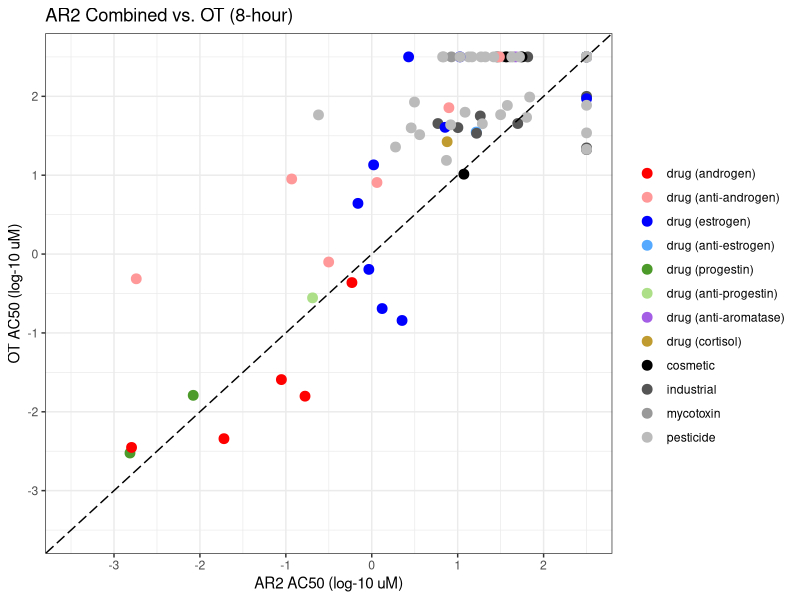
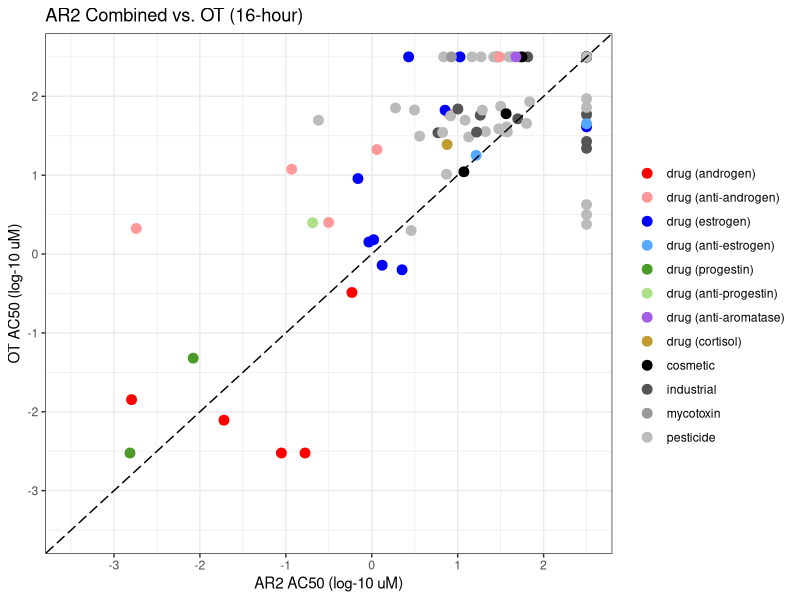
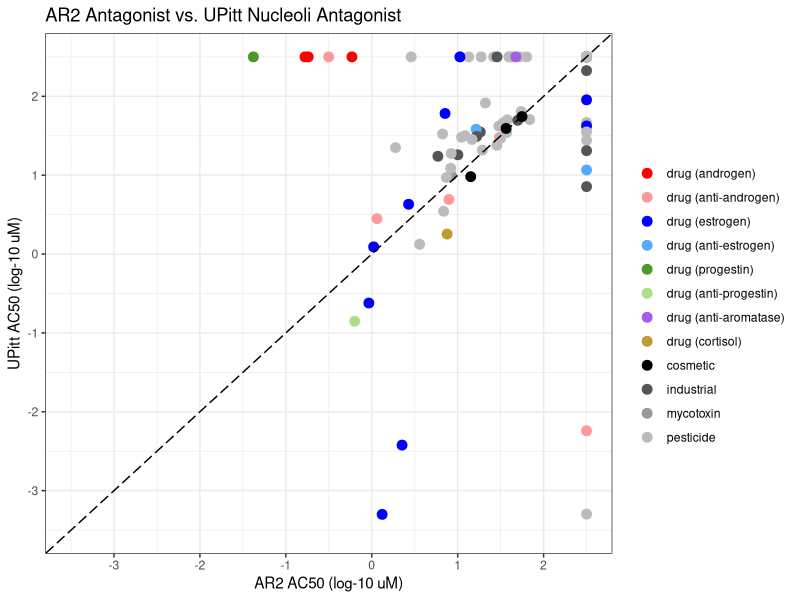
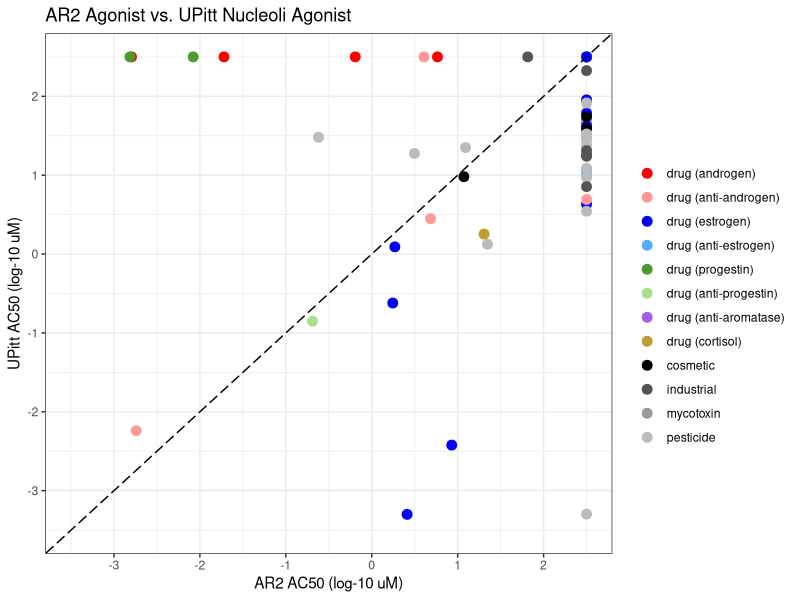
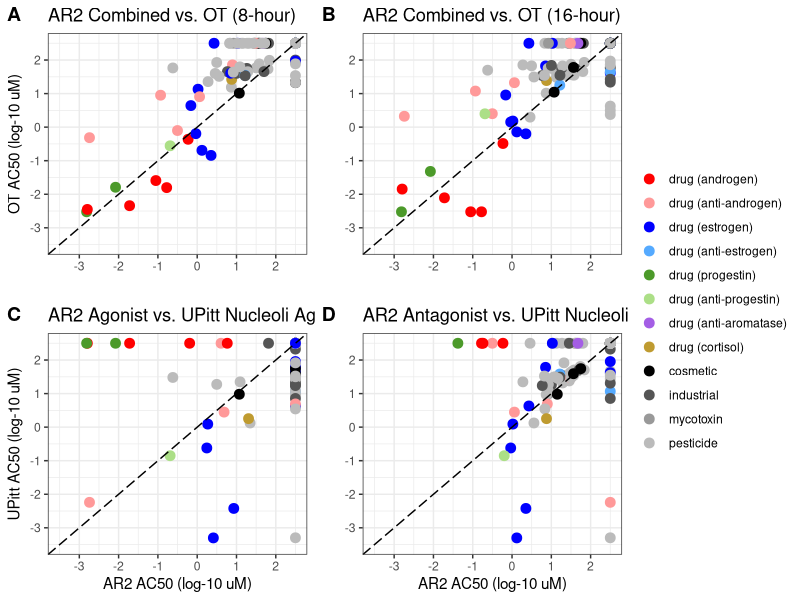

Source code (R) for these figures, in order:
library(data.table)
library(ggplot2)
library(gridExtra)
library(grid)
library(ggpubr)

### data retrieved for all spids with chmn == 128 reference chnm from InvitroDB on 05/02/2022 
      #for aeids 740, 741 (OT_AR_ARSRC1 8 and 16hr) 
      #and 2386, 2387 (UPITT_HCI_U2OS_AR_TIF2_Nucleoli antagonist and agonist)
      #and 2390, 2391 (UPITT_HCI_U2OS_AR_TIF2_Cytoplasm_Ratio antagonist and agonist)

AR.mc3 = as.data.table(read.csv("./Figure_4/data/AR.mc3.csv", 
                                stringsAsFactors = F, skipNul = T))

AR.mc5 = as.data.table(read.csv("./Figure_4/data/AR.mc5.csv", 
                                stringsAsFactors = F, skipNul = T))

AR2.agonist = as.data.table(read.csv("./Figure_3/agonist.hitc.csv", 
                                     stringsAsFactors = F, skipNul = T))
AR2.agonist = AR2.agonist[!spid %in% c("R1881", "BICAL", "DCLN"),]

AR2.antagonist = as.data.table(read.csv("./Figure_3/delta_ga.csv", 
                                     stringsAsFactors = F, skipNul = T))
AR2.antagonist = AR2.antagonist[!chnm %in% c("R1881", "BICAL", "DCLN"),]

chem.use.class = as.data.table(read.csv("./Figure_4/Ref_chem_use_classes.csv", 
                                        stringsAsFactors = F, skipNul = T))

palette12col = c("#ff0000", "#ff9999", "#0000ff", "#55aaff", "#4c9a2a", "#acdf87", 
                 "#a45ee5", "#bf9b30", "#000000", "#555555", "#999999", "#bbbbbb")

AR2.combined = data.table(chnm = AR2.agonist[,spid], ag.hitc = AR2.agonist[,hitc], ag.modl_ga = AR2.agonist[,agonist_ga])
AR2.combined[, antag.hitc := AR2.antagonist$select.hitc[match(AR2.combined$chnm, AR2.antagonist$chnm)]]
AR2.combined[, antag.modl_ga := AR2.antagonist$final_ga[match(AR2.combined$chnm, AR2.antagonist$chnm)]]
AR2.combined[, hitc := ifelse(ag.hitc == 0 & antag.hitc == 0, 0, 1)]
AR2.combined[, modl_ga := min(ag.modl_ga, antag.modl_ga), by = chnm]
AR2.combined[, use.class := chem.use.class$class[match(AR2.combined$chnm, chem.use.class$chnm)]]

## Odyssey Thera 8-hour

OT8.mc5 = AR.mc5[aeid == 740 & logc_max > 1.477,] #high-dose testing only (21 samples retested at logc_max == 0 generating duplicates stats)
OT8.AR2 = OT8.mc5[, .(OT8.hitc = median(hitc), OT8.ga = median(modl_ga[hitc == 1])), by = chmn]
OT8.AR2$OT8.ga = replace(OT8.AR2$OT8.ga, is.na(OT8.AR2$OT8.ga), 2.5)
OT8.AR2$AR2.agonist.hitc = AR2.agonist$hitc[match(OT8.AR2$chmn, AR2.agonist$spid)]
OT8.AR2$AR2.agonist.ga = AR2.agonist$agonist_ga[match(OT8.AR2$chmn, AR2.agonist$spid)]
OT8.AR2$AR2.antagonist.hitc = AR2.antagonist$select.hitc[match(OT8.AR2$chmn, AR2.antagonist$chnm)]
OT8.AR2$AR2.antagonist.ga = AR2.antagonist$final_ga[match(OT8.AR2$chmn, AR2.antagonist$chnm)]
OT8.AR2[, use.class := chem.use.class$class[match(OT8.AR2$chmn, chem.use.class$chnm)]]
OT8.AR2$use.class = factor(OT8.AR2$use.class, levels = c("drug (androgen)", "drug (anti-androgen)", "drug (estrogen)", "drug (anti-estrogen)", "drug (progestin)", "drug (anti-progestin)", 
                                                         "drug (anti-aromatase)", "drug (cortisol)", "cosmetic",  "industrial", "mycotoxin","pesticide"))

OT8.AR2.ag.plot = ggplot(OT8.AR2, aes(x = AR2.agonist.ga, y = OT8.ga, color = use.class)) + geom_point(size = 3) + theme_bw() +
                    scale_color_manual(values = palette12col, name = "") +
                    coord_cartesian(xlim = c( -3.5,2.5), ylim = c( -3.5,2.5)) +
  scale_x_continuous(breaks = seq(from = -3, to = 3, by =1)) +
  scale_y_continuous(breaks = seq(from = -3, to = 3, by =1)) +
                    xlab("AR2 AC50 (log-10 uM)") + ylab("OT AC50 (log-10 uM)") +
                    geom_abline(slope = 1, intercept = 0, linetype = 5) + 
                    ggtitle("AR2 Agonist vs. OT (8-hour)")

OT8.AR2.antag.plot = ggplot(OT8.AR2, aes(x = AR2.antagonist.ga, y = OT8.ga, color = use.class)) + geom_point(size = 3) + theme_bw() +
                      scale_color_manual(values = palette12col, name = "") +
                      coord_cartesian(xlim = c( -3.5,2.5), ylim = c( -3.5,2.5)) +   
  scale_x_continuous(breaks = seq(from = -3, to = 3, by =1)) +   
  scale_y_continuous(breaks = seq(from = -3, to = 3, by =1)) +
                      xlab("AR2 AC50 (log-10 uM)") + ylab("OT AC50 (log-10 uM)") +
                      geom_abline(slope = 1, intercept = 0, linetype = 5) + 
                      ggtitle("AR2 Antagonist vs. OT (8-hour)")

OT8.combo = OT8.mc5[, .(OT8.hitc = median(hitc), OT8.ga = median(modl_ga[hitc == 1])), by = chmn]
OT8.combo$OT8.ga = replace(OT8.AR2$OT8.ga, is.na(OT8.AR2$OT8.ga), 2.5)
OT8.combo$AR2.hitc = AR2.combined$hitc[match(OT8.AR2$chmn, AR2.combined$chnm)]
OT8.combo$AR2.ga = AR2.combined$modl_ga[match(OT8.AR2$chmn, AR2.combined$chnm)]
OT8.combo$use.class = chem.use.class$class[match(OT8.AR2$chmn, chem.use.class$chnm)]
OT8.combo$use.class = factor(OT8.combo$use.class, levels = c("drug (androgen)", "drug (anti-androgen)", "drug (estrogen)", "drug (anti-estrogen)", "drug (progestin)", "drug (anti-progestin)", 
                                                         "drug (anti-aromatase)", "drug (cortisol)", "cosmetic",  "industrial", "mycotoxin","pesticide"))


write.csv(OT8.combo, "./Figure_4/OT8_AR_combined.csv",
          row.names = F)

OT8.AR2.combo.plot = ggplot(OT8.combo, aes(x = AR2.ga, y = OT8.ga, color = use.class)) + geom_point(size = 3) + theme_bw() +
  scale_color_manual(values = palette12col, name = "") +
  coord_cartesian(xlim = c( -3.5,2.5), ylim = c( -3.5,2.5)) +   
  scale_x_continuous(breaks = seq(from = -3, to = 3, by =1)) +   
  scale_y_continuous(breaks = seq(from = -3, to = 3, by =1)) +
  xlab("AR2 AC50 (log-10 uM)") + ylab("OT AC50 (log-10 uM)") +
  geom_abline(slope = 1, intercept = 0, linetype = 5) + 
  ggtitle("AR2 Combined vs. OT (8-hour)")


ggsave(plot = OT8.AR2.combo.plot, width = 125, height = 125, device = "png", dpi = 600, units = "mm", filename = "OT8.AR.combo.png", 
       path = "./Figure_4/plots")

## Odyssey Thera 16-hour
OT16.mc5 = AR.mc5[aeid == 741 & logc_max > 1.477,] #high-dose testing only (21 samples retested at logc_max == 0 generating duplicates stats)
OT16.AR2 = OT16.mc5[, .(OT16.hitc = median(hitc), OT16.ga = median(modl_ga[hitc == 1])), by = chmn]
OT16.AR2$OT16.ga = replace(OT16.AR2$OT16.ga, is.na(OT16.AR2$OT16.ga), 2.5)
OT16.AR2$AR2.agonist.hitc = AR2.agonist$hitc[match(OT16.AR2$chmn, AR2.agonist$spid)]
OT16.AR2$AR2.agonist.ga = AR2.agonist$agonist_ga[match(OT16.AR2$chmn, AR2.agonist$spid)]
OT16.AR2$AR2.antagonist.hitc = AR2.antagonist$select.hitc[match(OT16.AR2$chmn, AR2.antagonist$chnm)]
OT16.AR2$AR2.antagonist.ga = AR2.antagonist$final_ga[match(OT16.AR2$chmn, AR2.antagonist$chnm)]
OT16.AR2[, use.class := chem.use.class$class[match(OT16.AR2$chmn, chem.use.class$chnm)]]
OT16.AR2$use.class = factor(OT16.AR2$use.class, levels = c("drug (androgen)", "drug (anti-androgen)", "drug (estrogen)", "drug (anti-estrogen)", "drug (progestin)", "drug (anti-progestin)", 
                                                         "drug (anti-aromatase)", "drug (cortisol)", "cosmetic",  "industrial", "mycotoxin","pesticide"))

OT16.AR2.ag.plot = ggplot(OT16.AR2, aes(x = AR2.agonist.ga, y = OT16.ga, color = use.class)) + geom_point(shape = 1, size = 3) + theme_bw() +
  scale_color_manual(values = palette12col, name = "") +
                    coord_cartesian(xlim = c( -3.5,2.5), ylim = c( -3.5,2.5)) +   
  scale_x_continuous(breaks = seq(from = -3, to = 3, by =1)) +   
  scale_y_continuous(breaks = seq(from = -3, to = 3, by =1)) +
                    xlab("AR2 AC50 (log-10 uM)") + ylab("OT AC50 (log-10 uM)") +
                    geom_abline(slope = 1, intercept = 0, linetype = 5) + 
                    ggtitle("AR2 Agonist vs. OT (16-hour)")

OT16.AR2.antag.plot = ggplot(OT16.AR2, aes(x = AR2.antagonist.ga, y = OT16.ga, color = use.class)) + geom_point(shape = 1, size = 3) + theme_bw() +
  scale_color_manual(values = palette12col, name = "") +
                        coord_cartesian(xlim = c( -3.5,2.5), ylim = c( -3.5,2.5)) +   
  scale_x_continuous(breaks = seq(from = -3, to = 3, by =1)) +   
  scale_y_continuous(breaks = seq(from = -3, to = 3, by =1)) +
                        xlab("AR2 AC50 (log-10 uM)") + ylab("OT AC50 (log-10 uM)") +
                        geom_abline(slope = 1, intercept = 0, linetype = 5) + 
                        ggtitle("AR2 Antagonist vs. OT (16-hour)")


OT16.combo = OT16.mc5[, .(OT16.hitc = median(hitc), OT16.ga = median(modl_ga[hitc == 1])), by = chmn]
OT16.combo$OT16.ga = replace(OT16.AR2$OT16.ga, is.na(OT16.AR2$OT16.ga), 2.5)
OT16.combo$AR2.hitc = AR2.combined$hitc[match(OT16.AR2$chmn, AR2.combined$chnm)]
OT16.combo$AR2.ga = AR2.combined$modl_ga[match(OT16.AR2$chmn, AR2.combined$chnm)]
OT16.combo$use.class = chem.use.class$class[match(OT16.AR2$chmn, chem.use.class$chnm)]
OT16.combo$use.class = factor(OT16.combo$use.class, levels = c("drug (androgen)", "drug (anti-androgen)", "drug (estrogen)", "drug (anti-estrogen)", "drug (progestin)", "drug (anti-progestin)", 
                                                         "drug (anti-aromatase)", "drug (cortisol)", "cosmetic",  "industrial", "mycotoxin","pesticide"))


write.csv(OT16.combo, "./Figure_4/OT16_AR_combined.csv",
          row.names = F)

OT16.AR2.combo.plot = ggplot(OT16.combo, aes(x = AR2.ga, y = OT16.ga, color = use.class)) + geom_point(size = 3) + theme_bw() +
  scale_color_manual(values = palette12col, name = "") +
  coord_cartesian(xlim = c( -3.5,2.5), ylim = c( -3.5,2.5)) +   
  scale_x_continuous(breaks = seq(from = -3, to = 3, by =1)) +   
  scale_y_continuous(breaks = seq(from = -3, to = 3, by =1)) +
  xlab("AR2 AC50 (log-10 uM)") + ylab("OT AC50 (log-10 uM)") +
  geom_abline(slope = 1, intercept = 0, linetype = 5) + 
  ggtitle("AR2 Combined vs. OT (16-hour)")

ggsave(plot = OT16.AR2.combo.plot, width = 125, height = 125, device = "png", dpi = 600, units = "mm", filename = "OT16.AR.combo.png", 
       path = "./Figure_4/plots")



## UPitt Nucleoli antagonist
UPitt.Nuc.antag.mc5 = AR.mc5[aeid == 2386 & logc_max > 1.477,] #high-dose testing only (2 samples retested at logc_max == 0 generating duplicates stats)
UPitt.Nuc.antag.summ = UPitt.Nuc.antag.mc5[, .(med.hitc = median(hitc), med.modl_ga = median(modl_ga)), by = chmn]
UPitt.Nuc.antag.summ$med.modl_ga = replace(UPitt.Nuc.antag.summ$med.modl_ga, UPitt.Nuc.antag.summ$med.hitc == 0, 2.5)
UPitt.Nuc.antag.summ$AR2.antagonist.hitc = AR2.antagonist$select.hitc[match(UPitt.Nuc.antag.summ$chmn, AR2.antagonist$chnm)]
UPitt.Nuc.antag.summ$AR2.antagonist.ga = AR2.antagonist$final_ga[match(UPitt.Nuc.antag.summ$chmn, AR2.antagonist$chnm)]
UPitt.Nuc.antag.summ[, use.class := chem.use.class$class[match(UPitt.Nuc.antag.summ$chmn, chem.use.class$chnm)]]
UPitt.Nuc.antag.summ$use.class = factor(UPitt.Nuc.antag.summ$use.class, levels = c("drug (androgen)", "drug (anti-androgen)", "drug (estrogen)", "drug (anti-estrogen)", "drug (progestin)", "drug (anti-progestin)", 
                                                               "drug (anti-aromatase)", "drug (cortisol)", "cosmetic",  "industrial", "mycotoxin","pesticide"))


write.csv(UPitt.Nuc.antag.summ, "./Figure_4/UPitt.Nuc.AR2.antagonist.csv",
          row.names = F)

UPitt.Nuc.antag.plot = ggplot(UPitt.Nuc.antag.summ, aes(x = AR2.antagonist.ga, y = med.modl_ga, color = use.class)) + geom_point(size = 3) + theme_bw() +
  scale_color_manual(values = palette12col, name = "") +
                        coord_cartesian(xlim = c( -3.5,2.5), ylim = c( -3.5,2.5)) +   
  scale_x_continuous(breaks = seq(from = -3, to = 3, by =1)) +   
  scale_y_continuous(breaks = seq(from = -3, to = 3, by =1)) +
                        xlab("AR2 AC50 (log-10 uM)") + ylab("UPitt AC50 (log-10 uM)") +
                        geom_abline(slope = 1, intercept = 0, linetype = 5) + 
                        ggtitle("AR2 Antagonist vs. UPitt Nucleoli Antagonist")

ggsave(plot = UPitt.Nuc.antag.plot, width = 125, height = 125, device = "png", dpi = 600, units = "mm", filename = "UPitt.Nuc.antag.png", 
       path = "./Figure_4/plots")


## UPitt Nucleoli agonist
UPitt.Nuc.ag.mc5 = AR.mc5[aeid == 2387 & logc_max > 1.477,] #high-dose testing only (2 samples retested at logc_max == 0 generating duplicates stats)
UPitt.Nuc.ag.summ = UPitt.Nuc.antag.mc5[, .(med.hitc = median(hitc), med.modl_ga = median(modl_ga)), by = chmn]
UPitt.Nuc.ag.summ$med.modl_ga = replace(UPitt.Nuc.ag.summ$med.modl_ga, UPitt.Nuc.ag.summ$med.hitc == 0, 2.5)
UPitt.Nuc.ag.summ$AR2.agonist.hitc = AR2.agonist$hitc[match(UPitt.Nuc.ag.summ$chmn, AR2.agonist$spid)]
UPitt.Nuc.ag.summ$AR2.agonist.ga = AR2.agonist$agonist_ga[match(UPitt.Nuc.ag.summ$chmn, AR2.agonist$spid)]
UPitt.Nuc.ag.summ[, use.class := chem.use.class$class[match(UPitt.Nuc.ag.summ$chmn, chem.use.class$chnm)]]
UPitt.Nuc.ag.summ$use.class = factor(UPitt.Nuc.ag.summ$use.class, levels = c("drug (androgen)", "drug (anti-androgen)", "drug (estrogen)", "drug (anti-estrogen)", "drug (progestin)", "drug (anti-progestin)", 
                                                               "drug (anti-aromatase)", "drug (cortisol)", "cosmetic",  "industrial", "mycotoxin","pesticide"))

write.csv(UPitt.Nuc.ag.summ, "./Figure_4/UPitt.Nuc.AR2.agonist.csv",
          row.names = F)

UPitt.Nuc.ag.plot = ggplot(UPitt.Nuc.ag.summ, aes(x = AR2.agonist.ga, y = med.modl_ga, color = use.class)) + geom_point(size = 3) + theme_bw() +
  scale_color_manual(values = palette12col, name = "") +
                      coord_cartesian(xlim = c( -3.5,2.5), ylim = c( -3.5,2.5)) +   
  scale_x_continuous(breaks = seq(from = -3, to = 3, by =1)) +   
  scale_y_continuous(breaks = seq(from = -3, to = 3, by =1)) +
                      xlab("AR2 AC50 (log-10 uM)") + ylab("UPitt AC50 (log-10 uM)") +
                      geom_abline(slope = 1, intercept = 0, linetype = 5) + 
                      ggtitle("AR2 Agonist vs. UPitt Nucleoli Agonist")

ggsave(plot = UPitt.Nuc.ag.plot, width = 125, height = 125, device = "png", dpi = 600, units = "mm", filename = "UPitt.Nuc.ag.png", 
       path = "./Figure_4/plots")

# Figure 4
Figure_4 = ggarrange(OT8.AR2.combo.plot + theme(legend.position = "none") + xlab(""), OT16.AR2.combo.plot + xlab("")  + ylab("") + theme(legend.position = "none"), 
                     UPitt.Nuc.ag.plot+ theme(legend.position = "none"), UPitt.Nuc.antag.plot + ylab("") + theme(legend.position = "none"), 
                     labels = c("A", "B", "C", "D"), ncol = 2, nrow = 2, common.legend = TRUE, legend = "right")

ggsave(plot = Figure_4, width = 300, height = 300, device = "png", dpi = 600, units = "mm", filename = "Figure_4.png", 
       path = "./Figure_4/Draft_Figures")